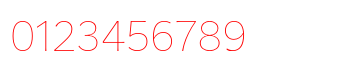
#> input picture digits_img/0123456789_0.png, 350 x 80 px; its folder holds only this picture in this run
$ python digits_detach.py
#> lines starting #> are read from the running program, lines starting #| are printed output that depends on the picture; after the words box and inside, x2 and y2 are one past the last pixel; in counts of white or black regions, pixels touching at a corner belong together
import os
import numpy as np
import pandas as pd
from cv2 import cv2 as cv
import matplotlib
import matplotlib.pyplot as plt

ROOT_DIR = os.getcwd()
DATA_DTR = os.path.join(ROOT_DIR, 'digits_img')
CHARACTER_DIR = os.path.join(ROOT_DIR, 'digits_data')

# 为了方便图片直接显示在jupyter中，cv的imshow不能直接在jupyter中显示
# 为了用matplotlib显示（ 不能用plt.show()，要用plt.imshow() ）
# 由于CV的通道是BGR顺序，而matpotlib是 RGB顺序，这里要做通道转换
# 方法一
def bgr2rgb_v2(img):
    # 用cv自带的分割和合并函数
    B,G,R = cv.split(img)
    return cv.merge([R,G,B])
# 方法二
def bgr2rgb(img):
    # 直接用python切片特性，[start: end: step], 这里start end为空，则默认遍历全部，step为-1则倒序遍历
    return img[:, :, ::-1]

def genNeedImg(img_path, img_type='binary', binary_therhold=127,
               binary_revese=False, size=None, save=False, path='./'):
    '''
    用于生成指定大小的灰度图或二值图, img_path为图像路径
    type为标志转换类型，默认为binary，可选的值为binary或gray
    binary_therhold为二值图划分阈值，默认127（即大于127的像素设置为255，否则置0）
    binary_revese默认为False，True时黑白颠倒（即大于127的像素设置为0，否则置255）
    size为tuple类型，用于指定生成图像的尺寸, 如：(512,512)，默认为None表示输出原图像尺寸
    save为保存标志，默认为False，为true时将生成的图保存到path(默认为当前文件夹)
    '''
    img_raw = cv.imread(img_path)
    if size != None: # 调整图像尺寸
        img_raw= cv.resize(img_raw,size)
    img_gray = cv.cvtColor(img_raw,cv.COLOR_RGB2GRAY) # 转换颜色空间为灰度
    # Add some extra padding around the image
    # img_gray = cv.copyMakeBorder(img_gray, 8, 8, 8, 8, cv.BORDER_REPLICATE)
    img_name = img_path[9:].split('.')[0] # 获取图像原始名称
    if img_type == 'gray': # 生成灰度图
        if save:
            cv.imwrite(os.path.join(path,'{}_gray.bmp'.format(img_name)),img_gray)
            print('Gray image saved at {}'.format(os.path.join(path,'{}_gray.bmp'.format(img_name))))
        else:
            print('Gray image generated!')
            return img_gray
    else: # 生成二值图
        if binary_revese:
            ret, img_binary = cv.threshold(img_gray,binary_therhold,255,cv.THRESH_BINARY_INV) #反二进制阈值化
        else:
            ret, img_binary = cv.threshold(img_gray,binary_therhold,255,cv.THRESH_BINARY)# 二进制阈值化
        if save:
            cv.imwrite(os.path.join(path,'{}_binary.bmp'.format(img_name)),img_binary)
            print('threshold:{}'.format(ret)) # 输出转换阈值
            print('Binary image savd at {}'.format(os.path.join(path,'{}_binary.bmp'.format(img_name))))
        else:
            print('Binary image generated!')
            print('threshold:{}'.format(ret)) # 输出转换阈值
            return img_binary

def captcha_character_detach(captcha_img_path, characters_save_path='./', captcha_len=4):
#> called with captcha_img_path = 'digits_img/0123456789_0.png', characters_save_path = 'digits_data', captcha_len = 10
    captcha_img_basename = os.path.basename(captcha_img_path) # 从路径中提取带后缀文件名，如 '0415.png'
    captcha_text = os.path.splitext(captcha_img_basename)[0] # ['0415', 'png']
    captcha_text = captcha_text.split('_')[0]
    img_gray = cv.imread(captcha_img_path, cv.IMREAD_GRAYSCALE) # 灰度图读入
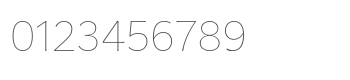
#> img_gray: shape (80, 350); min 76, max 255, mean 251
    img_binary = genNeedImg(captcha_img_path, img_type='binary', binary_therhold=127, binary_revese=True) # 直接调用genNeedImg生成二值图
#> in genNeedImg, img_raw is the input picture: shape (80, 350, 3); mean B, G, R 249.3, 249.3, 255
#> in genNeedImg, `img_gray = cv.cvtColor(img_raw,cv.COLOR_RGB2GRAY)`:
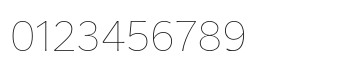
#> img_gray: shape (80, 350); min 29, max 255, mean 249.9
#> in genNeedImg, `ret, img_binary = cv.threshold(img_gray,binary_therhold,255,cv.THRESH_..`:
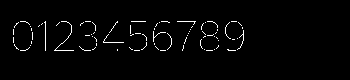
#> img_binary: shape (80, 350); 2% white in thin lines or dots, all inside (x1, y1, x2, y2) = (13, 21, 244, 51)
#> in genNeedImg, `ret, img_binary = cv.threshold(img_gray,binary_therhold,255,cv.THRESH_..`: ret = 127
#| threshold:127.0
    contours, hierarchy = cv.findContours(img_binary, cv.RETR_EXTERNAL, cv.CHAIN_APPROX_SIMPLE) # 划分字符轮廓
#> contours = 79 contours, all with area under 20
    # 由于直接划分的轮廓太多了（我换了字体后好像不会划分很多），这里考虑记录每个每个轮廓的数据，然后取 wxh （长x宽，即面积）的top4
    boundings = [cv.boundingRect(contour) for contour in contours] # 获取每个轮廓的信息，(x,y,width,height) x,y为轮廓最左上角坐标
#> boundings = 79 items, first 6: (206, 50, 7, 1), (160, 50, 6, 1), (134, 50, 6, 1), (227, 49, 9, 2), (214, 49, 1, 1), (204, 49, 1, 1)
    boundings.sort(key=lambda tuple_x: tuple_x[2]*tuple_x[3], reverse=True) # lamdba传入的就是计算每个轮廓的面积，然后按面积大小降序排序
    if len(boundings) < captcha_len: # 获取到的轮廓小于4，则说明没有把4个字符都区分开来
        print('Bondings less then 4, captcha discarded!')
        return # 直接结束，丢弃这个验证码样本
    '''
    # 下面开始画矩形分割框，这部分其实用不到，只是为了调试看画的样子
    # -----------------------------------------------------------------------------------------
    temp_img = cv.imread(captcha_img_path, cv.IMREAD_UNCHANGED) # 以原始格式读入图片
    temp_img = bgr2rgb(temp_img) # 通道转换
    for bounding in boundings[:4]: # 取面积最大的前4个轮廓
        x, y, width, height = bounding
        img_addBox = cv.rectangle(temp_img, (x,y), (x + width, y + height), (0, 255, 0), 1)
    plt.imshow(img_addBox, cmap='gray')
    # ------------------------------------------------------------------------------------------
    '''
    boundings_save = sorted(boundings[:captcha_len], key=lambda tuple_x: tuple_x[0]) # 按轮廓的x坐标大小排序，tuple_x=(x,y,width,height)
#> boundings_save = [(54, 21, 20, 30), (79, 46, 12, 5), (103, 34, 21, 9), (109, 21, 9, 12), (153, 31, 13, 11), (167, 33, 5, 17), (177, 21, 19, 4), (207, 21, 11, 7), (225, 22, 6, 17), (237, 30, 7, 20)]
    character_splited = []
    for character_bounding, character_text in zip(boundings_save, captcha_text):
        x, y, width, height = character_bounding
        margin = 2 # 提取单个字符的时候，在获取的轮廓拓宽margin个像素，因为findContours()的轮廓可能很紧凑
        character_img = img_gray[y - margin:y + height + margin, x - margin:x + width + margin]
        if not os.path.exists(characters_save_path): # 如果要保存的路径不存在就创建该路径目录
            os.makedirs(characters_save_path)
        character_path = os.path.join(characters_save_path, '{}_0.png'.format(character_text))
        i = 0
        while True:
            i += 1
            if os.path.exists(character_path): # 该字符已经有样本，则在正确标签后面加_i, i标记重复次数
                character_path = os.path.join(characters_save_path, '{}_{}.png'.format(character_text, i))
            else: # 不存在重名路径，则跳出
                break
        cv.imwrite(character_path, character_img)
        character_splited.append(character_img)
#> this loop made 10 passes
#> (character_text, x, y, width, height) on passes 1 to 10: ('0', 54, 21, 20, 30), ('1', 79, 46, 12, 5), ('2', 103, 34, 21, 9), ('3', 109, 21, 9, 12), ('4', 153, 31, 13, 11), ('5', 167, 33, 5, 17), ('6', 177, 21, 19, 4), ('7', 207, 21, 11, 7), ('8', 225, 22, 6, 17), ('9', 237, 30, 7, 20)
#> pass 1, in captcha_character_detach, `character_img = img_gray[y - margin:y + height + margin, x - margin:x ..`:
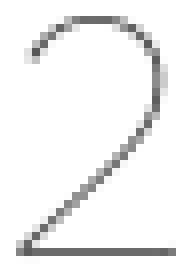
#> character_img: shape (34, 24) (shown 8 times larger); min 87, max 255, mean 241.8
#> after the loop, character_splited = 10 items
    print('Character detached from captcha, character has been saved at {}'.format(characters_save_path))
#| Character detached from captcha, character has been saved at digits_data
    return character_splited


captchas = [ os.path.join(DATA_DTR, img_name) for img_name in os.listdir(DATA_DTR)]
if os.path.exists(os.path.join(DATA_DTR, '.DS_Store')):
    captchas.remove(os.path.join(DATA_DTR, '.DS_Store')) # mac会有这个隐藏文件，去除
captchas.sort() # 升序，注意不能 listA = listA.sort(), sort没有返回值
for captcha in captchas:
    captcha_character_detach(captcha, CHARACTER_DIR, captcha_len=10)

$ run again, on digits_img/0123456789_12.png
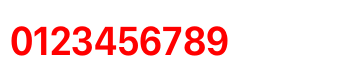
#> input picture digits_img/0123456789_12.png, 350 x 80 px
#> in genNeedImg, img_raw is the input picture: shape (80, 350, 3); mean B, G, R 228.8, 228.8, 255
#> in genNeedImg, `ret, img_binary = cv.threshold(img_gray,binary_therhold,255,cv.THRESH_..`:
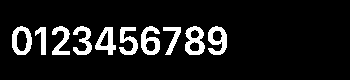
#> img_binary: shape (80, 350); 10% white; 10 white regions
#> ret = 127
#| threshold:127.0
#> contours = 10 contours; largest, box (x1, y1, x2, y2) and area: (12, 26, 32, 55) 442, (185, 26, 205, 55) 422, (141, 26, 160, 55) 350, (208, 26, 227, 55) 348, (95, 27, 116, 55) 319
#> boundings = [(163, 27, 18, 28), (119, 27, 19, 28), (95, 27, 21, 28), (35, 27, 11, 28), (208, 26, 19, 29), (185, 26, 20, 29), (141, 26, 19, 29), (73, 26, 19, 29), (52, 26, 18, 29), (12, 26, 20, 29)]
#> boundings_save = [(12, 26, 20, 29), (35, 27, 11, 28), (52, 26, 18, 29), (73, 26, 19, 29), (95, 27, 21, 28), (119, 27, 19, 28), (141, 26, 19, 29), (163, 27, 18, 28), (185, 26, 20, 29), (208, 26, 19, 29)]
#> the loop in captcha_character_detach, `for character_bounding, character_text in zip(boundings_save, captcha_..` made 10 passes
#> (character_text, x, y, width, height) on passes 1 to 8: ('0', 12, 26, 20, 29), ('1', 35, 27, 11, 28), ('2', 52, 26, 18, 29), ('3', 73, 26, 19, 29), ('4', 95, 27, 21, 28), ('5', 119, 27, 19, 28), ('6', 141, 26, 19, 29), ('7', 163, 27, 18, 28)
#> pass 3, in captcha_character_detach, `character_img = img_gray[y - margin:y + height + margin, x - margin:x ..`:
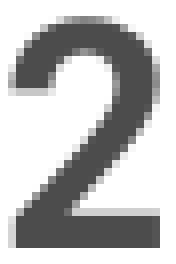
#> character_img: shape (33, 22) (shown 8 times larger); min 76, max 255, mean 188.6
#> after the loop in captcha_character_detach, `for character_bounding, character_text in zip(boundings_save, captcha_..`: character_splited = 10 items
#| Character detached from captcha, character has been saved at digits_data

$ run again, on digits_img/0123456789_13.png
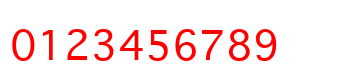
#> input picture digits_img/0123456789_13.png, 350 x 80 px
#> in genNeedImg, img_raw is the input picture: shape (80, 350, 3); mean B, G, R 233.8, 233.8, 255
#> in genNeedImg, `ret, img_binary = cv.threshold(img_gray,binary_therhold,255,cv.THRESH_..`:
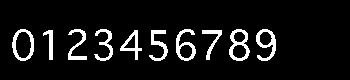
#> img_binary: shape (80, 350); 8.1% white; 10 white regions
#> ret = 127
#| threshold:127.0
#> contours = 10 contours; largest, box (x1, y1, x2, y2) and area: (12, 29, 34, 61) 530, (229, 29, 250, 61) 472, (256, 29, 276, 61) 336, (176, 29, 196, 61) 333, (120, 30, 142, 60) 240
#> boundings = [(202, 30, 20, 30), (149, 30, 19, 31), (120, 30, 22, 30), (43, 30, 10, 30), (256, 29, 20, 32), (229, 29, 21, 32), (176, 29, 20, 32), (94, 29, 19, 32), (68, 29, 19, 31), (12, 29, 22, 32)]
#> boundings_save = [(12, 29, 22, 32), (43, 30, 10, 30), (68, 29, 19, 31), (94, 29, 19, 32), (120, 30, 22, 30), (149, 30, 19, 31), (176, 29, 20, 32), (202, 30, 20, 30), (229, 29, 21, 32), (256, 29, 20, 32)]
#> the loop in captcha_character_detach, `for character_bounding, character_text in zip(boundings_save, captcha_..` made 10 passes
#> (character_text, x, y, width, height) on passes 1 to 8: ('0', 12, 29, 22, 32), ('1', 43, 30, 10, 30), ('2', 68, 29, 19, 31), ('3', 94, 29, 19, 32), ('4', 120, 30, 22, 30), ('5', 149, 30, 19, 31), ('6', 176, 29, 20, 32), ('7', 202, 30, 20, 30)
#> pass 3, in captcha_character_detach, `character_img = img_gray[y - margin:y + height + margin, x - margin:x ..`:
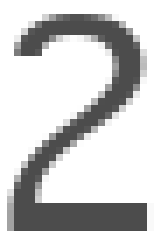
#> character_img: shape (35, 23) (shown 7 times larger); min 76, max 255, mean 204.8
#> after the loop in captcha_character_detach, `for character_bounding, character_text in zip(boundings_save, captcha_..`: character_splited = 10 items
#| Character detached from captcha, character has been saved at digits_data
